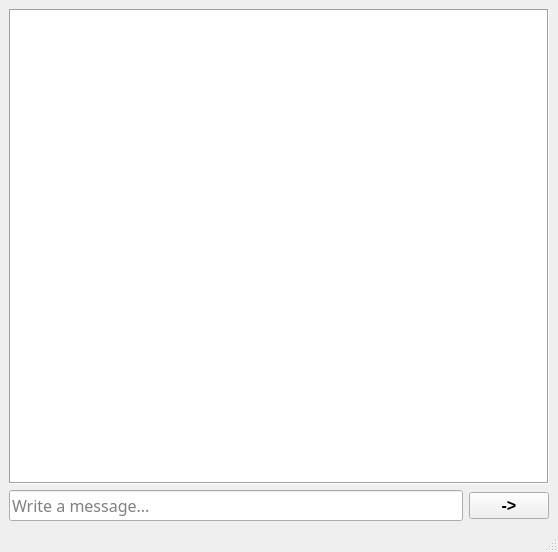
<?xml version="1.0" encoding="UTF-8"?>
<ui version="4.0">
 <class>MainWindow</class>
 <widget class="QMainWindow" name="MainWindow">
  <property name="geometry">
   <rect>
    <x>0</x>
    <y>0</y>
    <width>558</width>
    <height>552</height>
   </rect>
  </property>
  <property name="windowTitle">
   <string>MainWindow</string>
  </property>
  <widget class="QWidget" name="centralwidget">
   <layout class="QGridLayout" name="gridLayout">
    <item row="1" column="1">
     <widget class="QPushButton" name="sendButton">
      <property name="font">
       <font>
        <pointsize>12</pointsize>
        <weight>75</weight>
        <bold>true</bold>
       </font>
      </property>
      <property name="text">
       <string>-&gt;</string>
      </property>
     </widget>
    </item>
    <item row="0" column="0" colspan="2">
     <widget class="QTextBrowser" name="textBrowser">
      <property name="font">
       <font>
        <family>Franklin Gothic Book</family>
       </font>
      </property>
      <property name="frameShape">
       <enum>QFrame::Box</enum>
      </property>
      <property name="midLineWidth">
       <number>0</number>
      </property>
      <property name="html">
       <string>&lt;!DOCTYPE HTML PUBLIC &quot;-//W3C//DTD HTML 4.0//EN&quot; &quot;http://www.w3.org/TR/REC-html40/strict.dtd&quot;&gt;
&lt;html&gt;&lt;head&gt;&lt;meta name=&quot;qrichtext&quot; content=&quot;1&quot; /&gt;&lt;style type=&quot;text/css&quot;&gt;
p, li { white-space: pre-wrap; }
&lt;/style&gt;&lt;/head&gt;&lt;body style=&quot; font-family:'Franklin Gothic Book'; font-size:7.8pt; font-weight:400; font-style:normal;&quot;&gt;
&lt;p style=&quot;-qt-paragraph-type:empty; margin-top:0px; margin-bottom:0px; margin-left:0px; margin-right:0px; -qt-block-indent:0; text-indent:0px; font-family:'MS Shell Dlg 2';&quot;&gt;&lt;br /&gt;&lt;/p&gt;&lt;/body&gt;&lt;/html&gt;</string>
      </property>
     </widget>
    </item>
    <item row="1" column="0">
     <widget class="QLineEdit" name="msgLineEdit">
      <property name="font">
       <font>
        <family>Franklin Gothic Book</family>
        <pointsize>12</pointsize>
       </font>
      </property>
      <property name="placeholderText">
       <string>Write a message...</string>
      </property>
      <property name="clearButtonEnabled">
       <bool>true</bool>
      </property>
     </widget>
    </item>
   </layout>
  </widget>
  <widget class="QMenuBar" name="menubar">
   <property name="geometry">
    <rect>
     <x>0</x>
     <y>0</y>
     <width>558</width>
     <height>25</height>
    </rect>
   </property>
  </widget>
  <widget class="QStatusBar" name="statusbar"/>
 </widget>
 <resources/>
 <connections/>
</ui>
